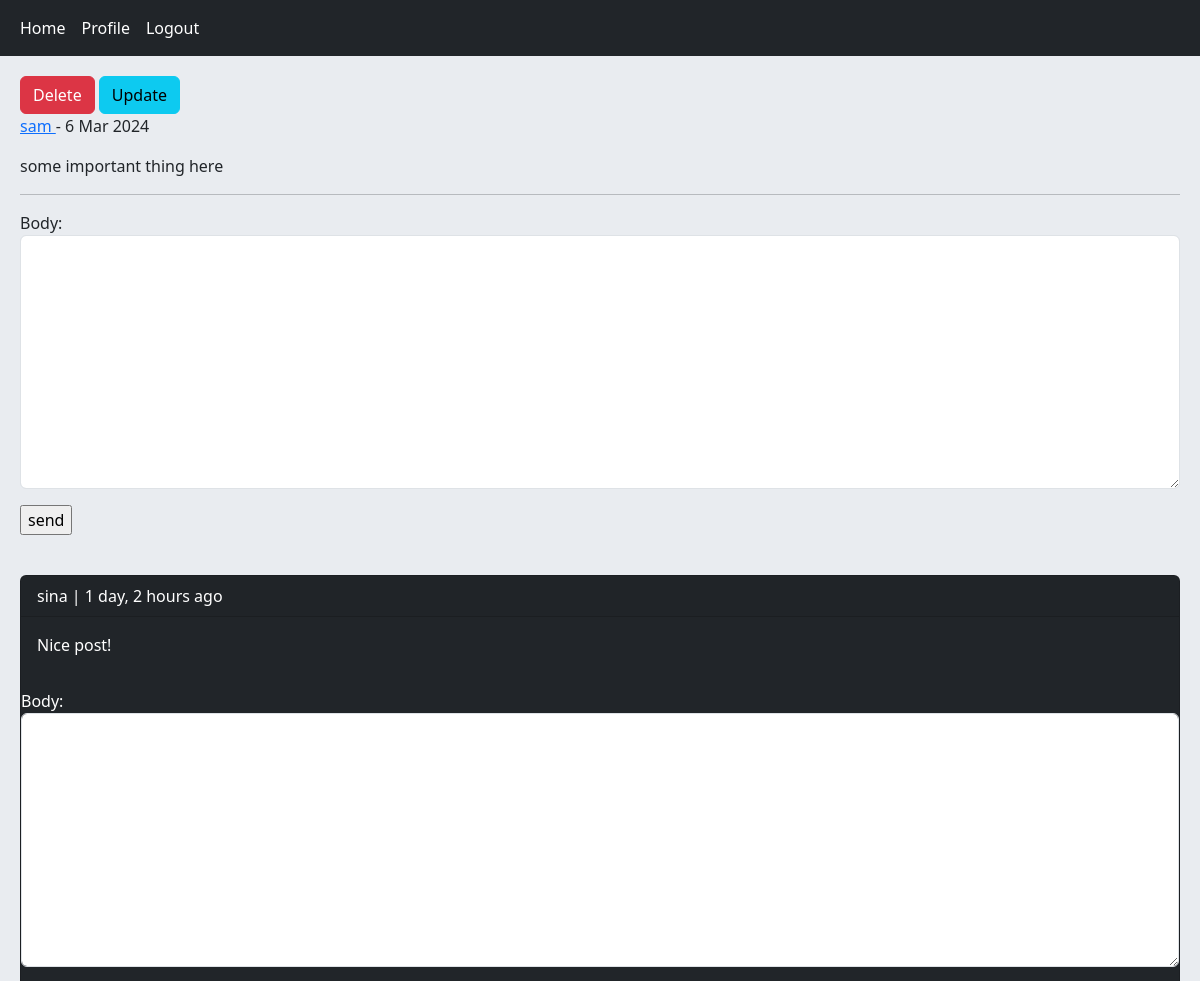
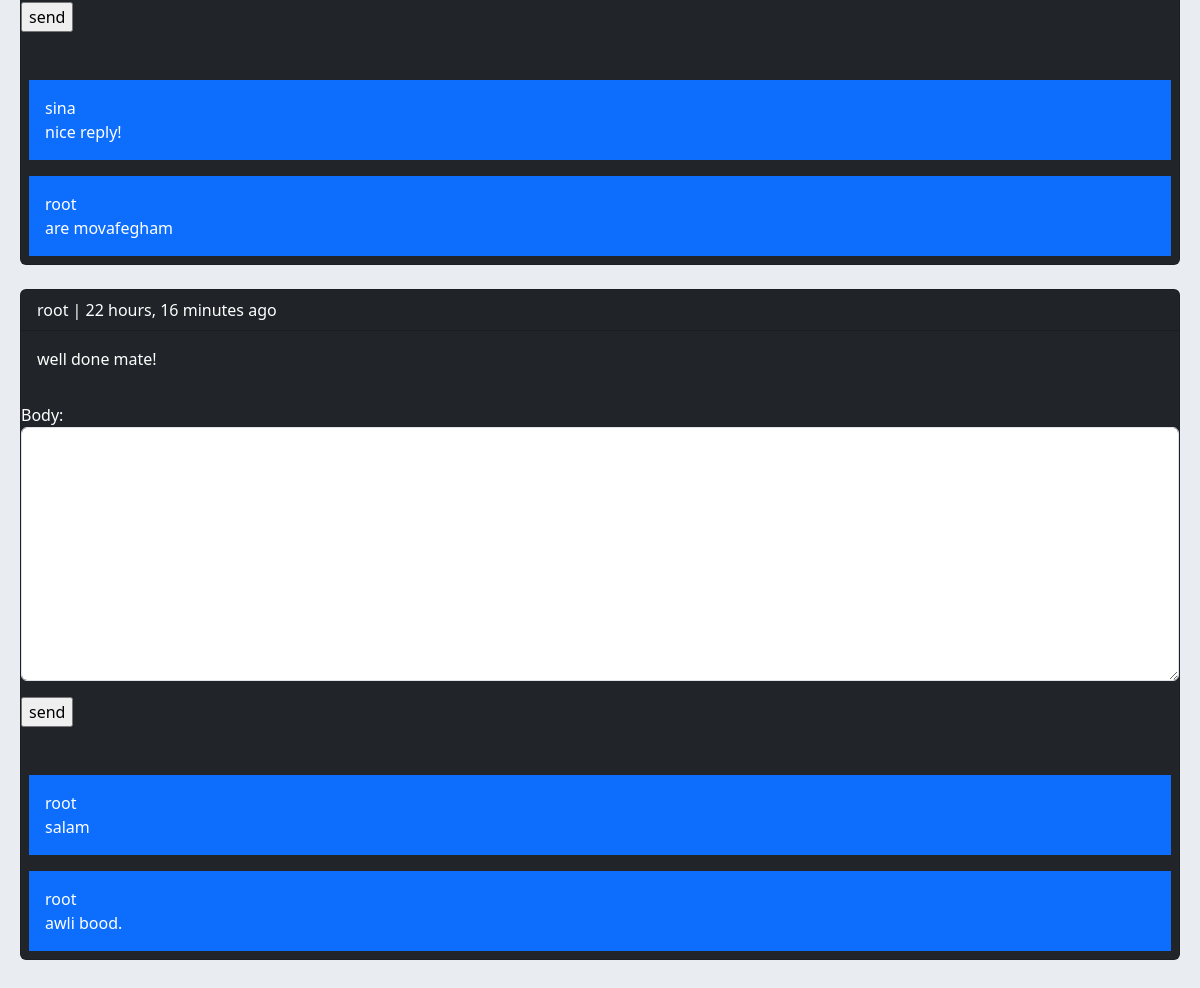
The page /post/5/some-important-thing-here/ (signed in) on the database its author committed (2 pictures, top to bottom).
### home/models.py (models this page shows, shortened)
class Post(models.Model):
    user = models.ForeignKey(User, on_delete=models.CASCADE, related_name='posts')
    body = models.TextField()
    slug = models.SlugField()
    created = models.DateTimeField(auto_now_add=True)
    updated = models.DateTimeField(auto_now=True)
    class Meta:
        ordering = ['-created']

class Comment(models.Model):
    user = models.ForeignKey(User, on_delete=models.CASCADE, related_name='ucomments')
    post = models.ForeignKey(Post, on_delete=models.CASCADE, related_name='pcomments')
    reply = models.ForeignKey('self', on_delete=models.CASCADE, related_name='rcomments', blank=True, null=True)
    is_reply = models.BooleanField(default=False)
    body = models.TextField(max_length=400)
    created = models.DateTimeField(auto_now_add=True)

### home/views.py (the view, shortened to what this page needs)
# urls.py: path('post/<int:post_id>/<slug:post_slug>/', views.PostDetailView.as_view(), name='post_detail'),
class PostDetailView(View):
    form_class = CommentCreateForm
    form_class_reply = CommentReplyForm
    def setup(self, request, *args, **kwargs):
        self.post_instance = get_object_or_404(Post, pk=kwargs['post_id'], slug=kwargs['post_slug'])
        return super().setup(request, *args, **kwargs)
    def get(self, request, *args, **kwargs):
        comments = self.post_instance.pcomments.filter(is_reply=False)
        return render(request, 'home/detail.html', {'post':self.post_instance, 'comments':comments, 'form':self.form_class, 'reply_form':self.form_class_reply})

### home/templates/home/detail.html (shortened to what this page needs)
{% extends "base.html" %}
{% block content %}
    {% if request.user.id == post.user.id %}
        <a href="{% url 'home:post_delete' post.id %}" class="btn btn-danger"> Delete </a>
        <a href="{% url 'home:post_update' post.id %}" class="btn btn-info"> Update </a>
    {% endif %}
    <p><a href="{% url 'account:user_profile' post.user.id %}"> {{ post.user.username }} </a> - {{ post.updated|date:"j M Y" }}</p>
    <p> {{ post.body }} </p><hr/>
    {% if request.user.is_authenticated %}
        <form action="" method="post">
            {{ form.as_p }}
            <input type="submit" value="send">
        </form> <br/>
    {% else %}
        <p class="alert alert-danger"> only users can comment.</p>
    {% endif %}
    {% for comment in comments %}
        <div class="card bg-dark text-white">
            <p class="card-header">{{ comment.user }} | {{ comment.created|timesince }} ago </p>
            <p class="card-body">{{ comment.body }}</p>
            {% if request.user.is_authenticated %}
                <form action="{% url 'home:add_reply' post.id comment.id %}" method="post">
                    {{ form.as_p }}
                    <input type="submit" value="send">
                </form> <br/>
            {% endif %}
            {% with replies=comment.rcomments.all %}
                {% for reply in replies %}
                    <p class="bg-primary p-3 m-2">{{ reply.user }} <br/> {{ reply.body }} </p>
                {% endfor %}
            {% endwith %}
        </div><br/>
    {% empty %}
        <p> No comments yet, be the first to comment! </p>
    {% endfor %}
{% endblock content %}

### rows shown on the page
Post: user.username "sam", updated "6 Mar 2024", body "some important thing here"
Comment: user "sina", created "1 day, 2 hours", body "Nice post!"
Comment: user "sina", body "nice reply!"
Comment: user "root", body "are movafegham"
Comment: user "root", created "22 hours, 16 minutes", body "well done mate!"
Comment: user "root", body "salam"
Comment: user "root", body "awli bood."
